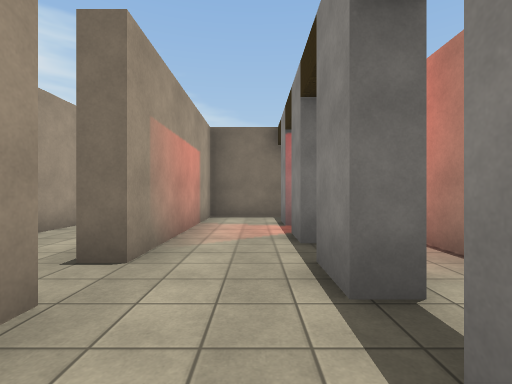
view 1 (above)

24 first-person views from a walk through a scene from a Unity 3-D project. The camera is 1.4 m above the floor, looks level and sees 85° across. The floor is counted in squares, 2 m on a side. Each view is taken from the middle of a square. On the plan, view 1 faces up. The plan holds only what a view shows up to about 9 squares ahead; the rest is blank. The player is left out. Some animated figures are not drawn. Some surface patterns are stand-ins.

view 2
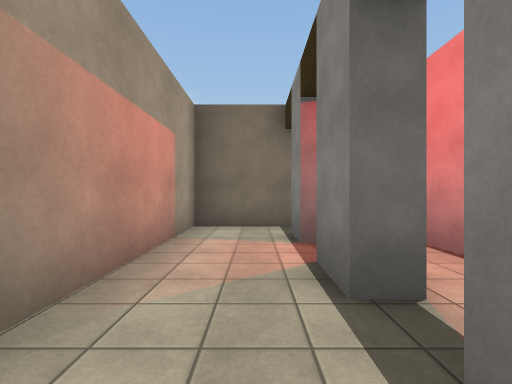

view 3
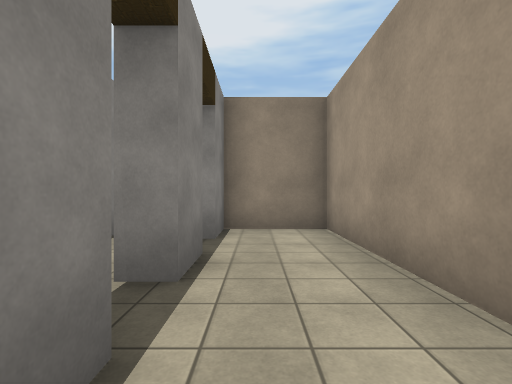

view 4
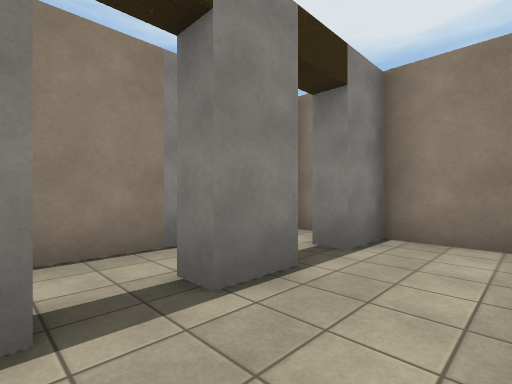

view 5
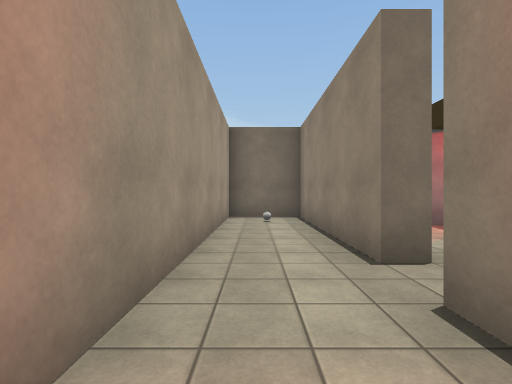

view 6
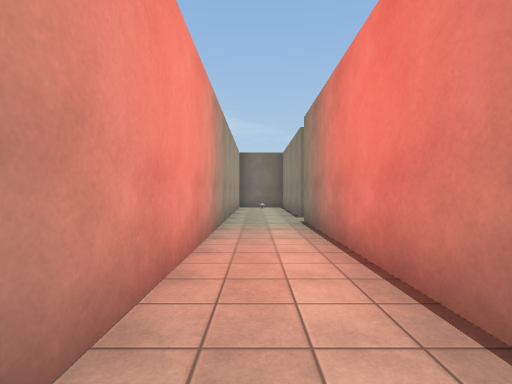

view 7
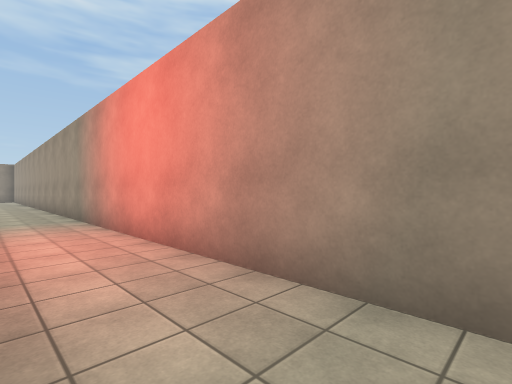

view 8
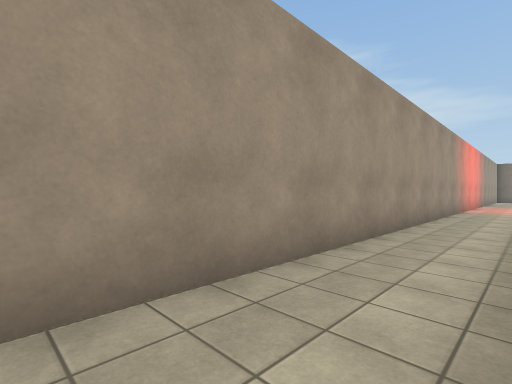

view 9
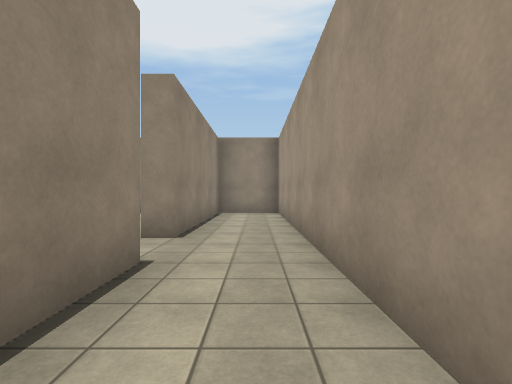

view 10
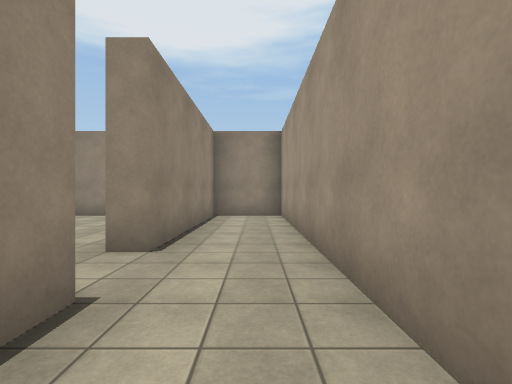

view 11
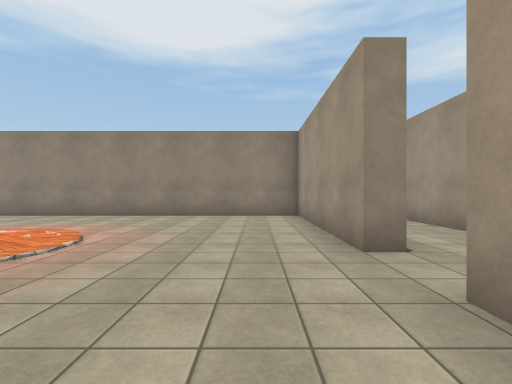

view 12
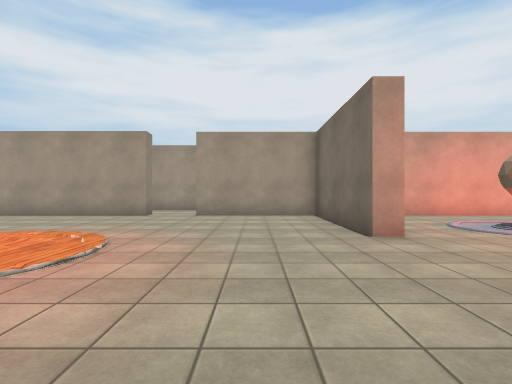

view 13
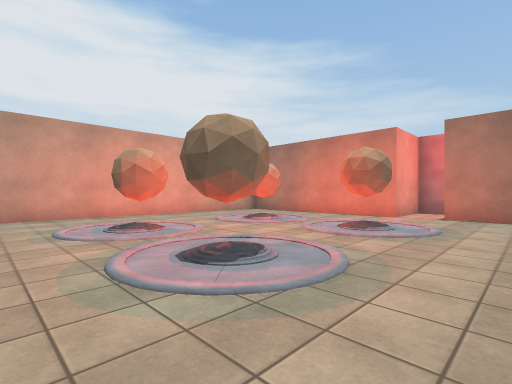

view 14
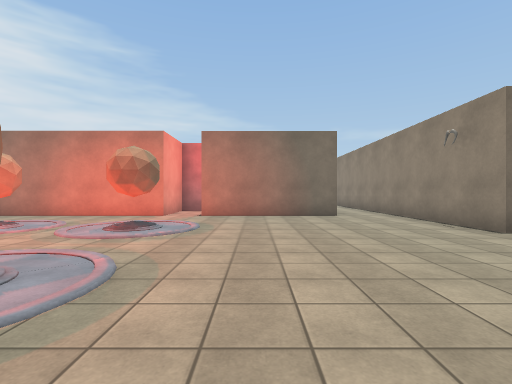

view 15
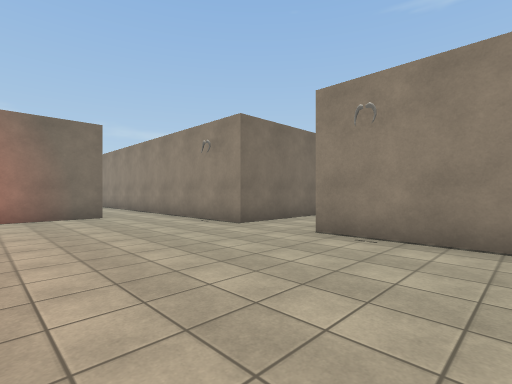

view 16
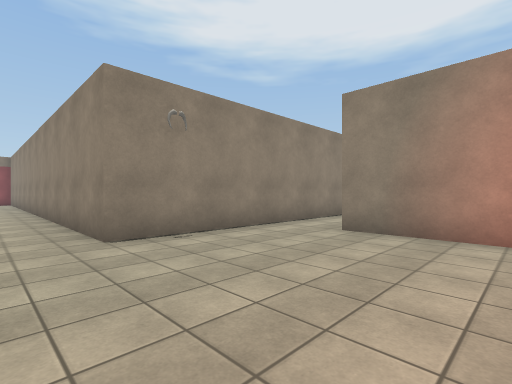

view 17
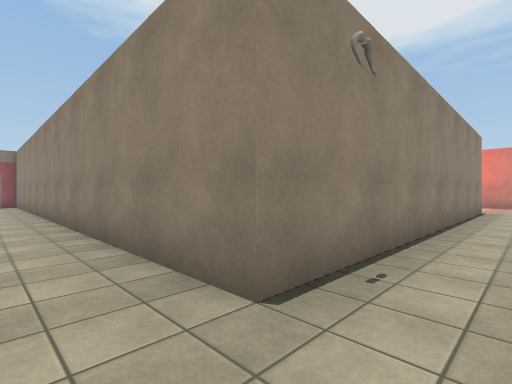

view 18
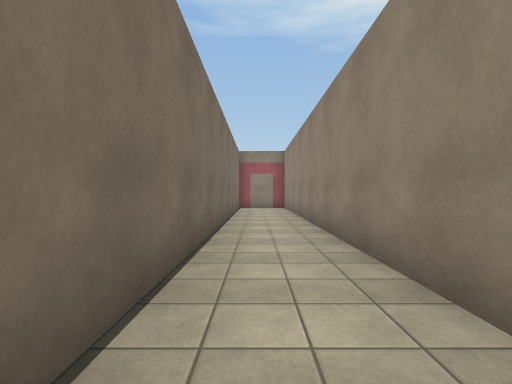

view 19
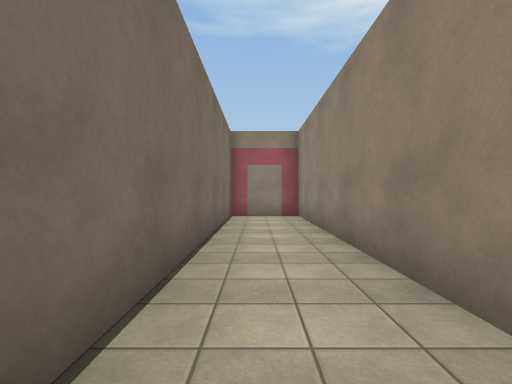

view 20
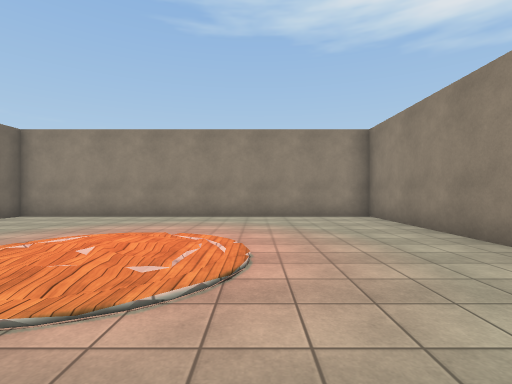

view 21
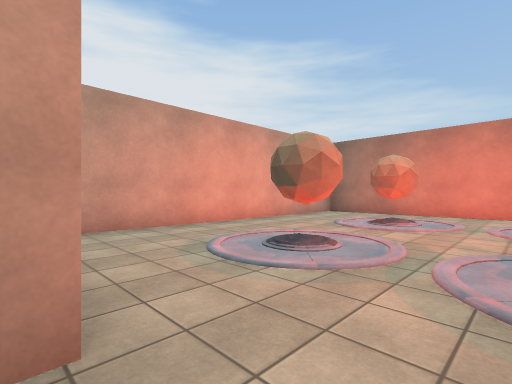

view 22
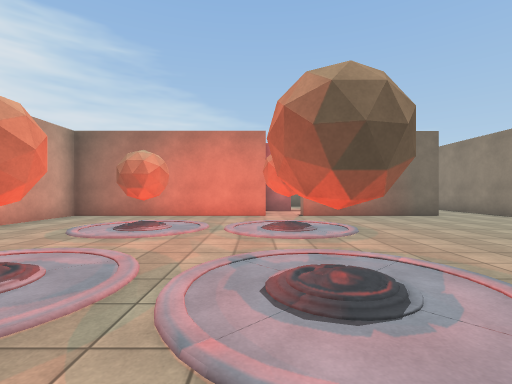

view 23
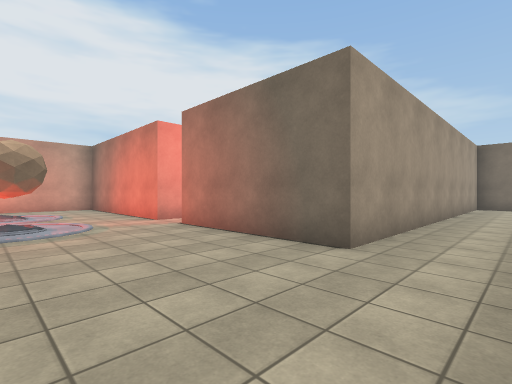

view 24
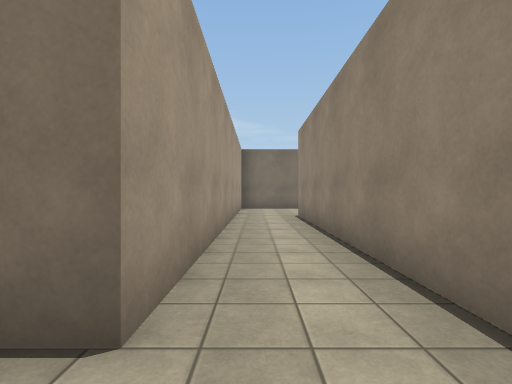

### Floor plan
Key: @ floor where view 1 was taken; # wall or solid block; x gap in a wall; . floor; / step, stairs or slope.
Columns run from 4 left of view 1 to 27 right of it. Each row starts with its distance up from view 1.
  8 ######
  7 #.#...
  6 #.#..##
  5 #.#...#      #..
  4 #.#..##      #.#
  3 #.#...#      #.#
  2 #....##      #.#
  1 #.#...#      #.#
  0 #.#.@##      #.#
 -1 #.#...# ###  #.#
 -2 #.#.#####.# ##.#
 -3 #.###.##..###..#
 -4 #.#............#
 -5 #.#.. # x#.....##
 -6 #.#..## ........################
 -7 #.#............................#
 -8 #.#............................#
 -9 #.#...#........#################
-10 #.#............#
-11 #.#............#
-12 #.#####... ###.#
-13 #.#..........#.#
-14 #.#..........#.#
-15 #.#..........#.#
-16 #......./....#.#
-17 #......///...# #
-18 #.#...////...# #
-19 #.#.....//...#
-20 #.#..........#
-21 #.#..........#
-22 #.#..........#
-23 ##############

Where each view was taken, in squares from view 1:
view 1: 0 up, 0 right, facing up
view 2: 2 up, 0 right, facing up
view 3: 3 up, 0 right, facing down
view 4: 2 up, 1 left, facing down-right
view 5: 0 up, 3 left, facing up
view 6: 5 down, 3 left, facing up
view 7: 2 up, 2 left, facing down-left
view 8: 16 down, 2 left, facing up-left
view 9: 13 down, 3 left, facing down
view 10: 14 down, 3 left, facing down
view 11: 14 down, 0 right, facing down
view 12: 14 down, 7 right, facing left
view 13: 11 down, 7 right, facing up-left
view 14: 11 down, 7 right, facing up
view 15: 11 down, 7 right, facing up-right
view 16: 7 down, 7 right, facing down-right
view 17: 7 down, 10 right, facing down-right
view 18: 7 down, 14 right, facing right
view 19: 7 down, 18 right, facing right
view 20: 19 down, 1 right, facing right
view 21: 12 down, 4 right, facing up-left
view 22: 11 down, 4 right, facing up
view 23: 6 down, 11 right, facing up-left
view 24: 4 down, 10 right, facing up
